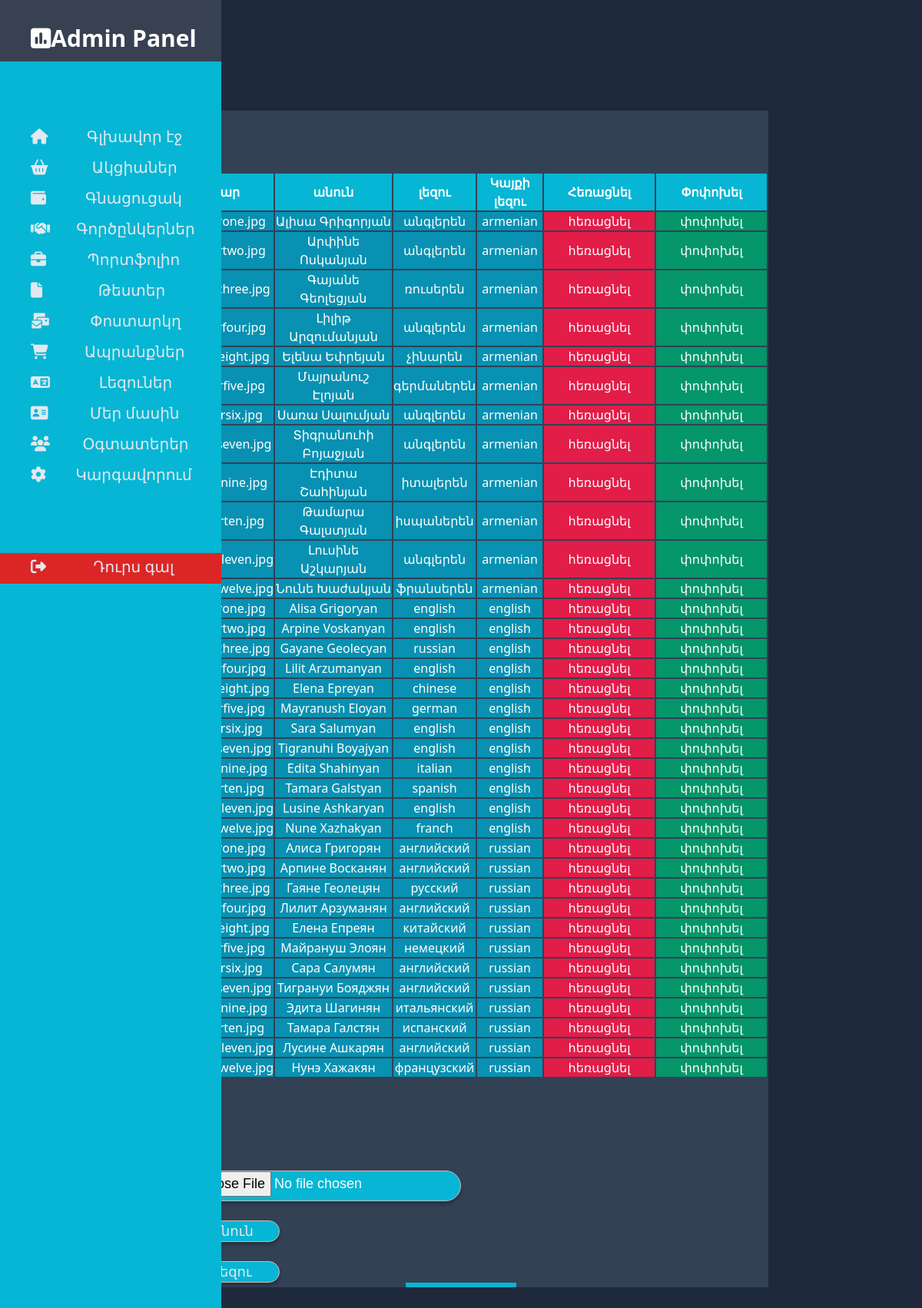
Page /admin/about (signed in) on the committed database.
### website.py (models this page shows, shortened)
class Teachers(db.Model):
    id = db.Column(db.Integer, primary_key=True)
    name = db.Column(db.String(100), nullable=False)
    image_name = db.Column(db.Text, nullable=False)
    language = db.Column(db.String(100), nullable=False)
    website_language = db.Column(db.String(100), nullable=False)

### website.py (the view)
@app.route('/admin/about')
def admin_about():
    teachers_list = Teachers.query.all()
    return render_template('admin/templates/about_us.html', teachers_list=teachers_list)

### templates/admin/templates/about_us.html (shortened to what this page needs)
{% extends 'base admin.html' %}
{% block body %}
<main class="bg-slate-800 w-screen h-screen table">
    <div class="mt-36 w-full md:w-2/3 h-1/2 overflow-y-scroll bg-slate-700 mx-auto">
        <div class="pt-10 block teachers_list">
            <table class="border-separate table w-full pt-10">
                <tr class="bg-cyan-500 text-white">
                    <th>ID</th>
                    <th>նկար</th>
                    <th>անուն</th>
                    <th>լեզու</th>
                    <th>Կայքի լեզու</th>
                    <th>Հեռացնել</th>
                    <th>Փոփոխել</th>
                </tr>
                {% for i in teachers_list %}
                <tr class="bg-cyan-600 text-center text-white">
                    <td>{{i.id}}</td>
                    <td>{{i.image_name}}</td>
                    <td>{{i.name}}</td>
                    <td>{{i.language}}</td>
                    <td>{{i.website_language}}</td>
                    <td class="w-36 bg-rose-600 text-white duration-300 cursor-pointer ease-in-out hover:bg-white hover:text-rose-600"><a href="/admin/remove-teacher/{{i.id}}">հեռացնել</a></td>
                    <td class="w-36 bg-emerald-600 duration-300 text-white cursor-pointer hover:bg-white hover:text-emerald-600"><a href="/admin/update-teacher/{{i.id}}">փոփոխել</a></td>
                </tr>
                {% endfor %}
            </table>
        </div>
        <div class="w-full h-auto text-center block pt-10 add_teacher">
            <form action="/admin/add_teacher" method="POST" enctype="multipart/form-data">
                <input type="file" name="image" accept="image/gif, image/jpeg, image/jpg, image/png" class="bg-cyan-500 text-center text-white">
                <input type="text" placeholder="Անուն" name="name" class="bg-cyan-500 text-center text-white placeholder:text-slate-200 w-36 h-7">
                <input type="text" placeholder="Լեզու" name="language" class="bg-cyan-500 text-center text-white placeholder:text-slate-200 w-36 h-7">
                <select name="website_language" class="bg-cyan-500 text-center text-white placeholder:text-slate-200 w-36 h-7">
                    <option value="armenian">Հայերեն</option>
                </select>
            </form>
        </div>
    </div>
</main>
{% endblock %}

### static/css/style.css (style rules this page uses)
* { margin:0; padding:0; box-sizing:border-box; }
html, body { overflow-x: hidden; }
form input, .send { display:block; }
form input { width:380px; height:40px; outline: none; border:1px solid rgb(197, 187, 187); border-radius: 20px; box-shadow: 0px 4px 4px rgba(0, 0, 0, 0.25); margin-top:25px; font-family: Arial, Helvetica, sans-serif; font-size: 18px; font-weight: 400; color:#D4C7BA; text-indent: 20px; margin-left: 20px; }
form { margin-top:80px; }
body { background-image: url('https://img.freepik.com/free-vector/copy-space-wavy-white-background-layers_23-2148845469.jpg?w=2000'); background-size: 100% 100%; overflow-x:hidden; position:relative; }

### rows in the picture
Teachers: image_name "teacherone.jpg", name "Ալիսա Գրիգորյան", language "անգլերեն", website_language "armenian"
Teachers: image_name "teachertwo.jpg", name "Արփինե Ոսկանյան", language "անգլերեն", website_language "armenian"
Teachers: image_name "teacherthree.jpg", name "Գայանե Գեոլեցյան", language "ռուսերեն", website_language "armenian"
Teachers: image_name "teacherfour.jpg", name "Լիլիթ Արզումանյան", language "անգլերեն", website_language "armenian"
Teachers: image_name "teachereight.jpg", name "Ելենա Եփրեյան", language "չինարեն", website_language "armenian"
Teachers: image_name "teacherfive.jpg", name "Մայրանուշ Էլոյան", language "գերմաներեն", website_language "armenian"
Teachers: image_name "teachersix.jpg", name "Սառա Սալումյան", language "անգլերեն", website_language "armenian"
Teachers: image_name "teacherseven.jpg", name "Տիգրանուհի Բոյաջյան", language "անգլերեն", website_language "armenian"
Teachers: image_name "teachernine.jpg", name "Էդիտա Շահինյան", language "իտալերեն", website_language "armenian"
Teachers: image_name "teacherten.jpg", name "Թամարա Գալստյան", language "իսպաներեն", website_language "armenian"
Teachers: image_name "teachereleven.jpg", name "Լուսինե Աշկարյան", language "անգլերեն", website_language "armenian"
Teachers: image_name "teachertwelve.jpg", name "Նունե Խաժակյան", language "ֆրանսերեն", website_language "armenian"
Teachers: image_name "teacherone.jpg", name "Alisa Grigoryan", language "english", website_language "english"
Teachers: image_name "teachertwo.jpg", name "Arpine Voskanyan", language "english", website_language "english"
Teachers: image_name "teacherthree.jpg", name "Gayane Geolecyan", language "russian", website_language "english"
Teachers: image_name "teacherfour.jpg", name "Lilit Arzumanyan", language "english", website_language "english"
Teachers: image_name "teachereight.jpg", name "Elena Epreyan", language "chinese", website_language "english"
Teachers: image_name "teacherfive.jpg", name "Mayranush Eloyan", language "german", website_language "english"
Teachers: image_name "teachersix.jpg", name "Sara Salumyan", language "english", website_language "english"
Teachers: image_name "teacherseven.jpg", name "Tigranuhi Boyajyan", language "english", website_language "english"
Teachers: image_name "teachernine.jpg", name "Edita Shahinyan", language "italian", website_language "english"
Teachers: image_name "teacherten.jpg", name "Tamara Galstyan", language "spanish", website_language "english"
Teachers: image_name "teachereleven.jpg", name "Lusine Ashkaryan", language "english", website_language "english"
Teachers: image_name "teachertwelve.jpg", name "Nune Xazhakyan", language "franch", website_language "english"
Teachers: image_name "teacherone.jpg", name "Алиса Григорян", language "английский", website_language "russian"
Teachers: image_name "teachertwo.jpg", name "Арпине Восканян", language "английский", website_language "russian"
Teachers: image_name "teacherthree.jpg", name "Гаяне Геолецян", language "русский", website_language "russian"
Teachers: image_name "teacherfour.jpg", name "Лилит Арзуманян", language "английский", website_language "russian"
Teachers: image_name "teachereight.jpg", name "Елена Епреян", language "китайский", website_language "russian"
Teachers: image_name "teacherfive.jpg", name "Майрануш Элоян", language "немецкий", website_language "russian"
Teachers: image_name "teachersix.jpg", name "Сара Салумян", language "английский", website_language "russian"
Teachers: image_name "teacherseven.jpg", name "Тигрануи Бояджян", language "английский", website_language "russian"
Teachers: image_name "teachernine.jpg", name "Эдита Шагинян", language "итальянский", website_language "russian"
Teachers: image_name "teacherten.jpg", name "Тамара Галстян", language "испанский", website_language "russian"
Teachers: image_name "teachereleven.jpg", name "Лусине Ашкарян", language "английский", website_language "russian"
Teachers: image_name "teachertwelve.jpg", name "Нунэ Хажакян", language "французский", website_language "russian"
